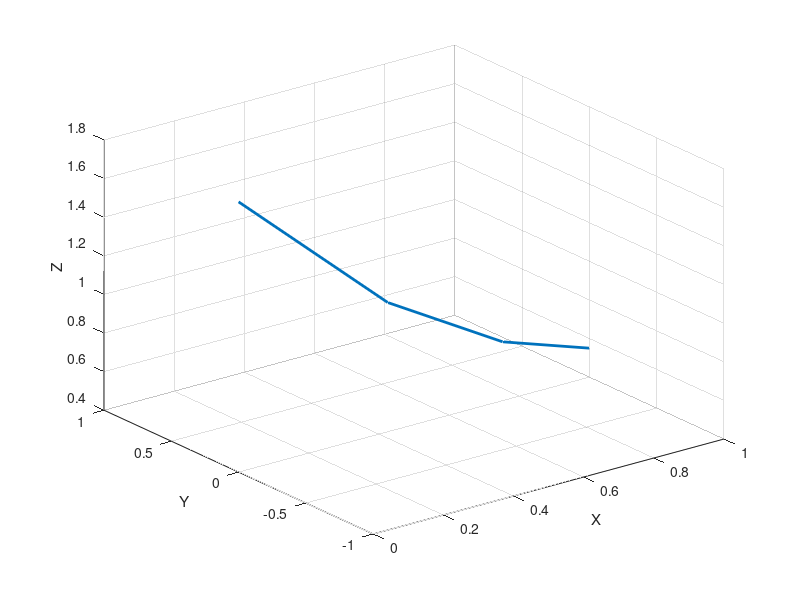

The MATLAB script that drew this image:

% Define the start and end points of the trajectory
start_point1 = [0 0.5 0];
start_point = [0 0 1.8];
intermediate_point = [0.6 0 0.85];
end_point = [1.0 0 0.55];

% Define the time stamps for the trajectory
t = [0 1 2];

% Define the positions for the trajectory
p = [start_point; intermediate_point; end_point];

% Perform cubic interpolation
tq = linspace(0, 2, 4); % Define the query time stamps
pq = interp1(t, p, tq, 'cubic'); % Perform cubic interpolation

% Plot the interpolated trajectory
plot3(pq(:,1), pq(:,2), pq(:,3), 'LineWidth', 2);
xlabel('X'); ylabel('Y'); zlabel('Z');
grid on;
b=pq';